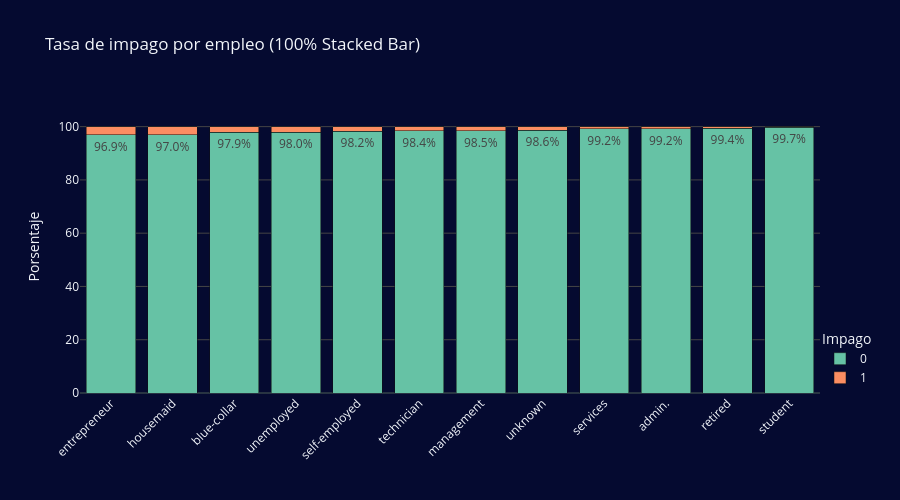

Here is the notebook cell this chart was saved with:
### Code cell
fig = px.bar(
    df_plot_job_risk_percent,
    x='job',
    y='Porsentaje',
    color='default',
    color_discrete_sequence=px.colors.qualitative.Set2, 
    title='Tasa de impago por empleo (100% Stacked Bar)',
    labels={'job': '', 'Tasa': 'Tasa de clientes (%)'},
    text='Porsentaje', 
    template='custom', 
    barmode='stack'
)


fig.update_layout(
    height=500, 
    legend_title='Impago',
    legend=dict(x=1, y=0, traceorder='normal'), 
    yaxis=dict(range=[0, 110], gridcolor='#444444'), 
    xaxis=dict(tickangle=-45) 
)


fig.update_traces(
    texttemplate='%{y:.1f}%',
    textposition='inside', 
    textfont=dict(size=12, color='white'),
    marker_line_color='black',
    marker_line_width=1,
    selector=dict(name='Sí') 
)

custom_text = []
for index, row in df_plot.iterrows():
    if row['Tasa'] >= 5:
        custom_text.append(f"{row['Tasa']:.1f}%")
    else:
        custom_text.append("")

fig.data[0].text = custom_text 
fig.data[1].text = custom_text 


for i, trace in enumerate(fig.data):
    y_vals = trace.y
    new_text = [f"{v:.1f}%" if v >= 5 else "" for v in y_vals]
    trace.text = new_text

fig.show()

### Figure 1 — Plotly figure (JSON) as saved in the notebook; plotly's stock layout.template omitted (floating-point values rounded to 4 significant figures)
{"data": [{"hovertemplate": "default=0<br>=%{x}<br>Porsentaje=%{text}<extra></extra>", "legendgroup": "0", "marker": {"color": "rgb(102,194,165)", "pattern": {"shape": ""}}, "name": "0", "orientation": "v", "showlegend": true, "text": ["96.9%", "97.0%", "97.9%", "98.0%", "98.2%", "98.4%", "98.5%", "98.6%", "99.2%", "99.2%", "99.4%", "99.7%"], "textposition": "auto", "type": "bar", "x": ["entrepreneur", "housemaid", "blue-collar", "unemployed", "self-employed", "technician", "management", "unknown", "services", "admin.", "retired", "student"], "xaxis": "x", "y": [96.88, 97.0, 97.9, 97.98, 98.24, 98.44, 98.54, 98.57, 99.23, 99.24, 99.35, 99.72], "yaxis": "y"}, {"hovertemplate": "default=1<br>=%{x}<br>Porsentaje=%{text}<extra></extra>", "legendgroup": "1", "marker": {"color": "rgb(252,141,98)", "pattern": {"shape": ""}}, "name": "1", "orientation": "v", "showlegend": true, "text": ["", "", "", "", "", "", "", "", "", "", "", ""], "textposition": "auto", "type": "bar", "x": ["entrepreneur", "housemaid", "blue-collar", "unemployed", "self-employed", "technician", "management", "unknown", "services", "admin.", "retired", "student"], "xaxis": "x", "y": [3.125, 2.996, 2.1, 2.023, 1.759, 1.562, 1.46, 1.429, 0.7726, 0.7587, 0.6494, 0.2786], "yaxis": "y"}], "layout": {"barmode": "stack", "height": 500, "legend": {"title": {"text": "Impago"}, "tracegroupgap": 0, "traceorder": "normal", "x": 1, "y": 0}, "title": {"text": "Tasa de impago por empleo (100% Stacked Bar)"}, "xaxis": {"anchor": "y", "domain": [0, 1], "tickangle": -45, "title": {"text": ""}}, "yaxis": {"anchor": "x", "domain": [0, 1], "gridcolor": "#444444", "range": [0, 110], "title": {"text": "Porsentaje"}}}}
